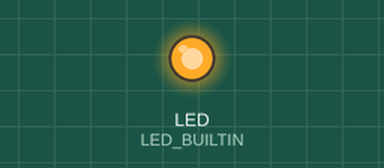
The program below on a simulated Raspberry Pi Pico W. Parts: output pins drawn as LEDs (lit = HIGH).

Above: at 1.1 s.
At 2.1 s:
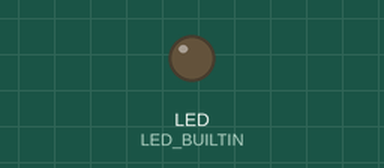
Timing chart, 0 to 3.6 s (numbered marks = the images above):
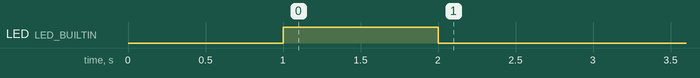

The program:

main.cpp
```cpp
#include <Arduino.h>
#include <WiFi.h>
#include <WiFiClient.h>
// #include "pico/multicore.h"


const char* ssid = "WhyFly";      // Set here thine SSID
const char* password = "12345678";  // And here thy sacred passphrase
// const char* host = "192.168.1.1";      // The computer’s IP address
// const int port = 5000;                   // The port whence the host listeneth

#define RX_PIN 1
#define TX_PIN 0

WiFiServer server(80); // Create a server on port 80

WiFiClient client;

char dataBuffer[32000];
char *endOfBuffer = dataBuffer + sizeof(dataBuffer) - 1;
char *writePointer = dataBuffer;
char *readPointer = dataBuffer;

bool connect_to_client() {

  client = server.available();

  if (client) {
    // client.write("Now we are bound as one");

    for (int i=0; i>10; i++) {
      digitalWrite(LED_BUILTIN, HIGH);
      delay(50);
      digitalWrite(LED_BUILTIN, LOW);
      delay(50);
    }

    return true;
  }
  return false;

}

void setup() {

  // Serial.begin(9600);
  Serial1.setRX(RX_PIN);
  Serial1.setTX(TX_PIN);
  Serial1.begin(115200*2);
  delay(1000);

  pinMode(LED_BUILTIN, OUTPUT);
  digitalWrite(LED_BUILTIN, HIGH);
  delay(1000);
  digitalWrite(LED_BUILTIN, LOW);

  // Start the Pico W as a Wi-Fi Access Point
  WiFi.softAP(ssid, password);

  // Get and display the IP address
  IPAddress myIP = WiFi.softAPIP();

  server.begin(); // Start the server

  connect_to_client();

  // multicore_launch_function1(core1_entry, NULL, true);
}


void readSerialData() {

  // Serial.println(Serial1.available());

  if (Serial1.available()) {

    // Serial.println(Serial1.readString());

    Serial1.readBytes(writePointer, 1);
    writePointer += 1;
    if (writePointer > endOfBuffer) {
      writePointer = dataBuffer;
    }


  }
  else {

  }

}


void loop() {

  readSerialData();

  if (client.connected()) {

    int bytesSent;

    // digitalWrite(LED_BUILTIN, HIGH);
    // client.write(writePointer);

    if (readPointer < writePointer && writePointer - readPointer >= 2048) {
      bytesSent = client.write(readPointer, writePointer-readPointer); // Send data until it reaches write
      // Serial.println(readPointer);
    }
    else if (readPointer < writePointer && writePointer - readPointer < 2048) {
      bytesSent = 0;
    }
    else if (readPointer == writePointer) {   // If read has cought up to write
      bytesSent = 0;
    }
    else if (readPointer > writePointer) {
      bytesSent = client.write(readPointer, endOfBuffer-readPointer+1); // Read from dataBuffer
    }

    readPointer += bytesSent;

    if (readPointer > endOfBuffer)
      readPointer = dataBuffer;


  }
  else {
    // client = server.available();
    // digitalWrite(LED_BUILTIN, LOW);
    connect_to_client();
  }


}
```
